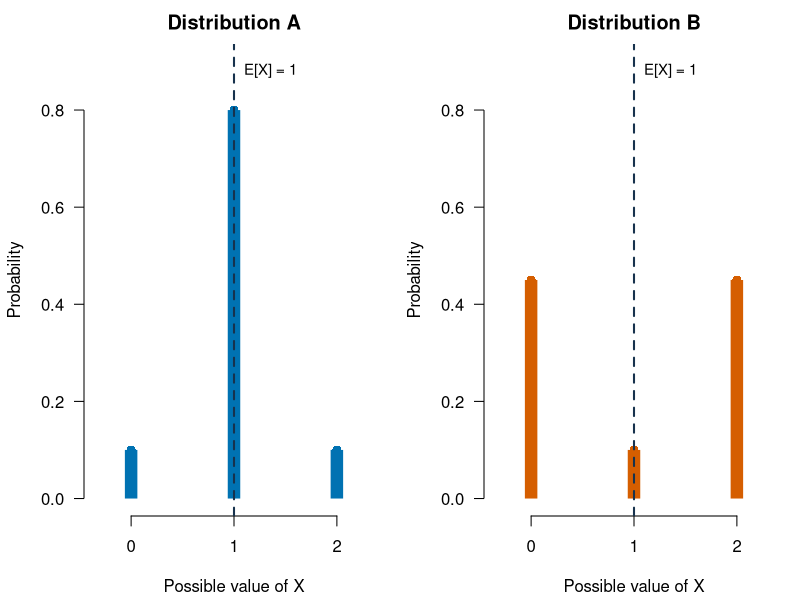
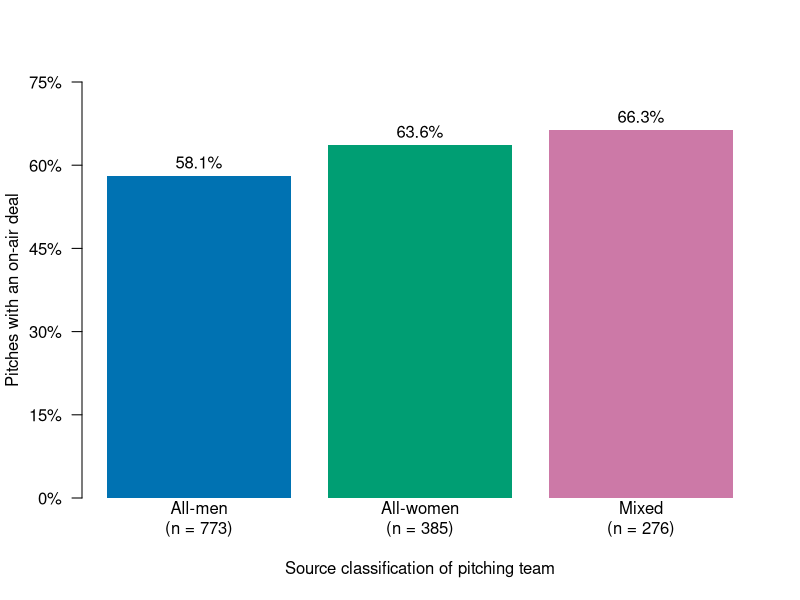
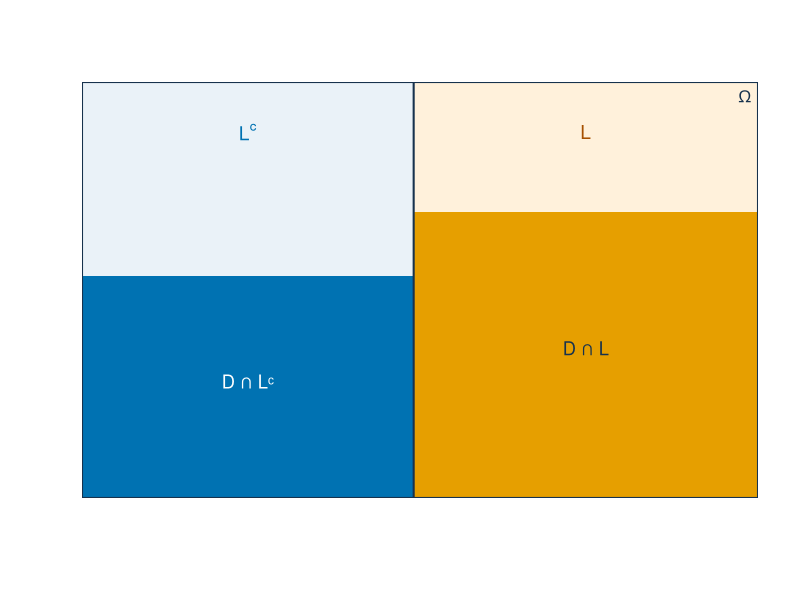

The R source for these figures, in order:
## ---- chunk 1
knitr::opts_chunk$set(echo = TRUE, message = FALSE, warning = FALSE)
sharks <- read.csv("data/shark_tank_teaching.csv", stringsAsFactors = FALSE)
D <- sharks$deal_on_show == 1
L <- sharks$season >= 9
p_hat <- mean(sharks$deal_on_show)
season_pmf <- prop.table(table(sharks$season))
s <- as.numeric(names(season_pmf))
p_s <- as.numeric(season_pmf)
## ---- chunk 2
period_deal <- table(
  Period = factor(L, levels = c(FALSE, TRUE),
                  labels = c("Seasons 1-8", "Seasons 9-16")),
  Deal = factor(D, levels = c(FALSE, TRUE),
                labels = c("No on-air deal", "On-air deal"))
)
period_deal
## ---- chunk 3
x_spread <- 0:2
p_narrow <- c(0.10, 0.80, 0.10)
p_wide <- c(0.45, 0.10, 0.45)

old_par <- par(no.readonly = TRUE)
par(mfrow = c(1, 2), mar = c(4.2, 4.2, 2.2, 0.8), las = 1)
for (i in 1:2) {
  probs <- list(p_narrow, p_wide)[[i]]
  plot(x_spread, probs, type = "h", lwd = 12, lend = 1,
       col = c("#0072B2", "#D55E00")[i],
       xlim = c(-0.35, 2.35), ylim = c(0, 0.9),
       xaxt = "n", bty = "n",
       xlab = "Possible value of X", ylab = "Probability",
       main = c("Distribution A", "Distribution B")[i])
  axis(1, at = x_spread)
  points(x_spread, probs, pch = 16, cex = 1.2,
         col = c("#0072B2", "#D55E00")[i])
  abline(v = 1, lty = 2, lwd = 2, col = "#17324D")
  text(1, 0.88, "E[X] = 1", pos = 4, cex = 0.9)
}
par(old_par)
## ---- chunk 4
mu_s <- sum(s * p_s)
var_s <- sum((s - mu_s)^2 * p_s)

c(
  Var_X = p_hat * (1 - p_hat),
  SD_X = sqrt(p_hat * (1 - p_hat)),
  Var_S = var_s,
  SD_S = sqrt(var_s)
)
## ---- chunk 5
w <- sharks$description_words
c(
  empirical_variance_divide_n = mean((w - mean(w))^2),
  sample_variance_divide_n_minus_1 = var(w),
  sample_sd = sd(w)
)
## ---- chunk 6
c(
  P_deal_given_late = mean(D[L]),
  P_late_given_deal = mean(L[D])
)
## ---- chunk 7
known_gender <- sharks$pitcher_gender_group != "unknown"
gender_labels <- c("all_men", "all_women", "mixed")

gender_deal_rates <- tapply(
  sharks$deal_on_show[known_gender],
  factor(sharks$pitcher_gender_group[known_gender], levels = gender_labels),
  mean
)

gender_deal_rates
## ---- chunk 8
gender_counts <- table(
  factor(sharks$pitcher_gender_group[known_gender], levels = gender_labels)
)
bar_positions <- barplot(
  gender_deal_rates,
  names.arg = paste0(
    c("All-men", "All-women", "Mixed"),
    "\n(n = ", as.integer(gender_counts), ")"
  ),
  col = c("#0072B2", "#009E73", "#CC79A7"),
  border = NA,
  ylim = c(0, 0.75),
  axes = FALSE,
  xlab = "Source classification of pitching team",
  ylab = "Pitches with an on-air deal"
)
axis(2, at = seq(0, 0.75, by = 0.15),
     labels = paste0(seq(0, 75, by = 15), "%"), las = 1)
text(bar_positions, gender_deal_rates + 0.025,
     labels = paste0(round(100 * gender_deal_rates, 1), "%"))
## ---- chunk 9
c(
  direct_joint = mean(D & L),
  conditional_times_base = mean(D[L]) * mean(L),
  reverse_conditional_times_base = mean(L[D]) * mean(D)
)
## ---- chunk 10
c(
  direct = mean(D),
  from_periods = mean(D[!L]) * mean(!L) + mean(D[L]) * mean(L)
)
## ---- chunk 11
p_early <- mean(!L)
p_deal_early <- mean(D[!L])
p_deal_late <- mean(D[L])

plot(NA, xlim = c(0, 1), ylim = c(0, 1), axes = FALSE,
     xlab = "", ylab = "", xaxs = "i", yaxs = "i")
rect(0, 0, p_early, 1, col = "#EAF2F8", border = NA)
rect(p_early, 0, 1, 1, col = "#FFF1DB", border = NA)
rect(0, 0, p_early, p_deal_early, col = "#0072B2", border = NA)
rect(p_early, 0, 1, p_deal_late, col = "#E69F00", border = NA)
rect(0, 0, 1, 1, border = "#17324D", lwd = 2)
segments(p_early, 0, p_early, 1, col = "#17324D", lwd = 2)
text(p_early / 2, 0.28, "D ∩ Lᶜ", col = "white", cex = 1.1)
text(p_early + (1 - p_early) / 2, 0.36, "D ∩ L",
     col = "#17324D", cex = 1.1)
text(p_early / 2, 0.88, expression(L^c), col = "#0072B2", cex = 1.15)
text(p_early + (1 - p_early) / 2, 0.88, "L",
     col = "#A65000", cex = 1.15)
text(0.99, 0.98, expression(Omega), adj = c(1, 1), col = "#17324D")
## ---- chunk 12
bayes_late_given_deal <- mean(D[L]) * mean(L) / mean(D)
c(
  from_bayes = bayes_late_given_deal,
  from_table = mean(L[D])
)
